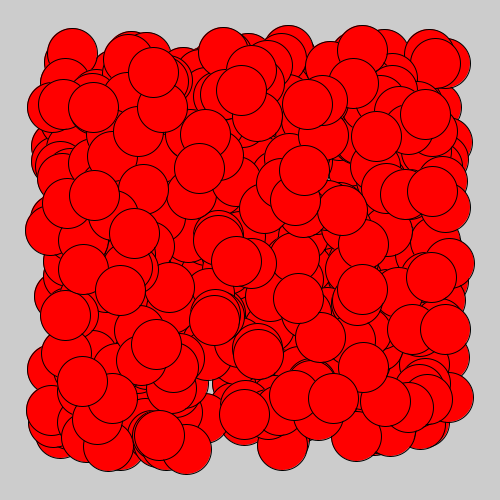
Frame 1 (no input)
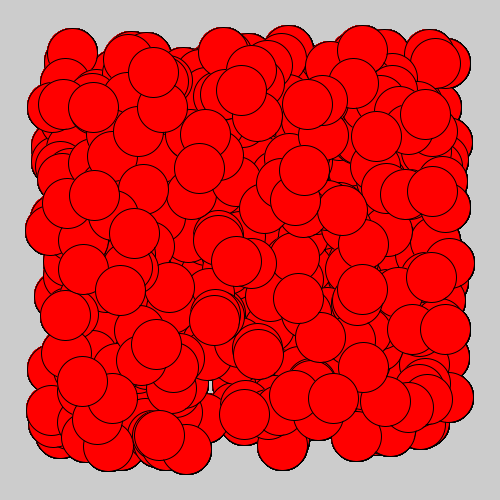
Frame 60 (the mouse pressed at the canvas centre just before this capture)
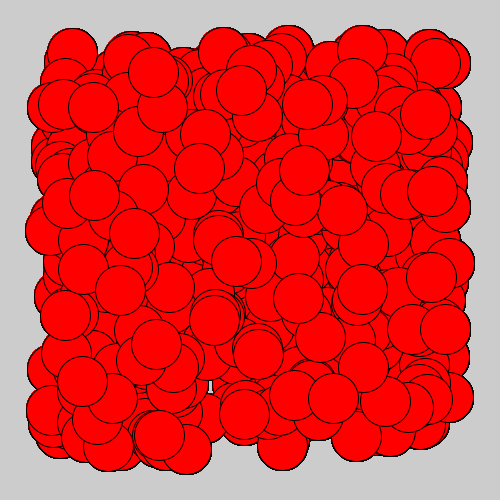
Frame 120 (the mouse held since frame 60 and released just before this capture)

The Processing sketch that drew these frames (run headless with seeded random() and noise(); from frame 60 on, the mouse is pressed at the canvas centre):

// Processing sketch: prgram_ass110
// ── prgram_ass110.pde
/* This program has been written by Jasper Bosschart (s2562685) & Marina Stefanova (s2610604), assignment 1.10 from Module 4 CreaTe 2021 */

int ballCount = 500;
RedDot[] balls = new RedDot[ballCount];

void setup(){
size(500,500);
  for (int i = 0; i < ballCount; i++) {
      balls[i] = new RedDot(int(random(50, 450)),int(random(50, 450)));
  }
}

void draw(){
  for (int i = 0; i < ballCount; i++) {
  balls[i].display();
  }
}

// ── ball.pde
class RedDot {
  int xPos, yPos;

  RedDot (int x, int y) {
    xPos = x;
    yPos = y;
  }
  void display() {
    fill(255, 0, 0);
    ellipse(xPos, yPos, 50, 50);
  }
}
